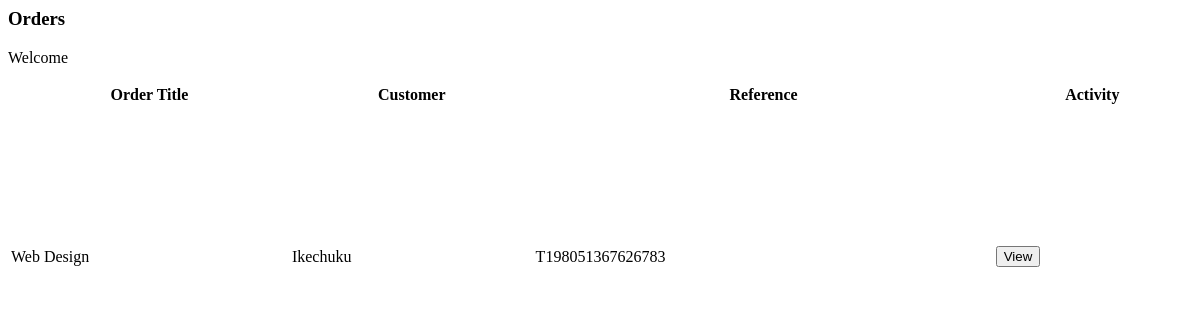
/account/load_order/, run on an earlier commit of the app's database.
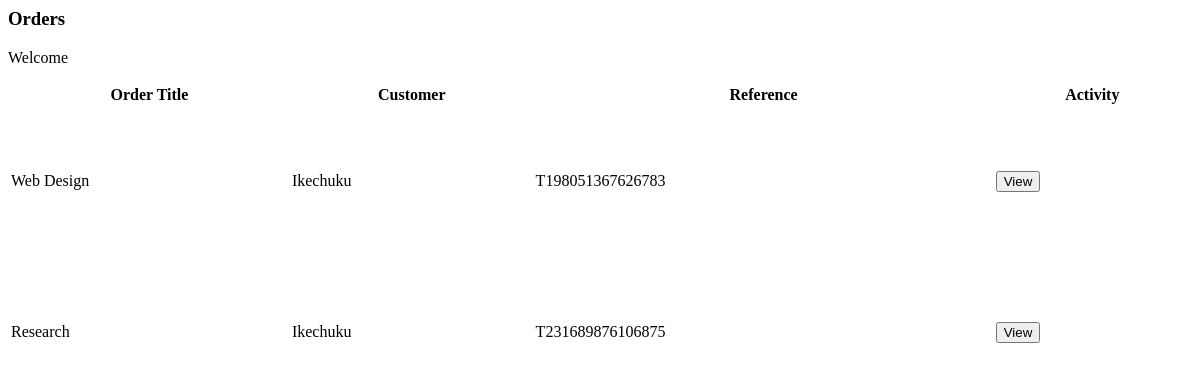
And on a later commit of the database.
### Jobs/models.py (models this page shows, shortened)
class Order(models.Model):
    title = models.CharField(max_length=50)
    name = models.CharField( max_length=50)
    abbr = models.CharField(max_length=50, default="abc")
    category = models.CharField( max_length=50)
    sub_cat = models.CharField( max_length=50)
    deadlines =models.CharField( max_length=50)
    total = MoneyField(decimal_places=2, max_digits=8,default_currency="NGN",default=0.00)
    email = models.EmailField( max_length=254)
    phone = models.CharField(max_length=50)
    reference = models.CharField( max_length=50)
    description = RichTextField(null=True)
    user_id  = models.IntegerField(default=0,null=True)
    status = models.IntegerField(default=1)

### Accounts/views.py (the view)
# urls.py: path("load_order/", my.load_order, name="load_order"),
def load_order(request):
	template="home/load_order.html"
	order = jo.Order.objects.all()
	context={
		"order":order,
	}
	return render(request,template, context)

### templates/home/load_order.html (shortened to what this page needs)
{% load static %}
<div class="segment2 ">
  <div class="top-bar d-flex justify-content-between pt-2">
    <h3>Orders</h3>
    <p>
      Welcome <small>{{ user.name }}</small>
    </p>
  </div>
  <div class="activities">
    <div class="heads d-flex justify-content-between pt-5">
      <table
        class=" fixed_header table table-striped table-inverse table-responsive"
      >
        <thead class="thead-inverse">
          <tr>
            <th>Order Title</th>
            <th>Customer</th>
            <th>Reference</th>
            <th>Activity</th>
          </tr>
        </thead>
        <tbody>
          {% for orders in order %}
          <tr>
            <td scope="row">{{ orders.title }}</td>
            <td>{{ orders.name }}</td>
            <td>{{ orders.reference }}</td>
            <td>
              <a href="javascript:void(0)" onclick="load_content('{{orders.reference}}')"><button class="btn btn-success">
                View
              </button></a>
            </td>
          </tr>
          {% endfor %}
        </tbody>
      </table>
    </div>
  </div>
</div>

What changed in the data, as far as the page shows it:
added Order: title "Research", name "Ikechuku", reference "T231689876106875"
